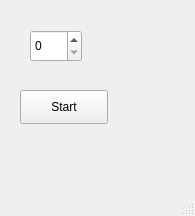
<?xml version="1.0" encoding="UTF-8"?>
<ui version="4.0">
 <class>MainWindow</class>
 <widget class="QMainWindow" name="MainWindow">
  <property name="geometry">
   <rect>
    <x>0</x>
    <y>0</y>
    <width>195</width>
    <height>216</height>
   </rect>
  </property>
  <property name="windowTitle">
   <string>MainWindow</string>
  </property>
  <widget class="QWidget" name="centralwidget">
   <widget class="QSpinBox" name="spinBox">
    <property name="geometry">
     <rect>
      <x>30</x>
      <y>30</y>
      <width>52</width>
      <height>32</height>
     </rect>
    </property>
   </widget>
   <widget class="QPushButton" name="pushButton">
    <property name="geometry">
     <rect>
      <x>20</x>
      <y>90</y>
      <width>88</width>
      <height>34</height>
     </rect>
    </property>
    <property name="text">
     <string>Start</string>
    </property>
   </widget>
  </widget>
  <widget class="QMenuBar" name="menubar">
   <property name="geometry">
    <rect>
     <x>0</x>
     <y>0</y>
     <width>195</width>
     <height>30</height>
    </rect>
   </property>
  </widget>
  <widget class="QStatusBar" name="statusbar"/>
 </widget>
 <resources/>
 <connections/>
</ui>
